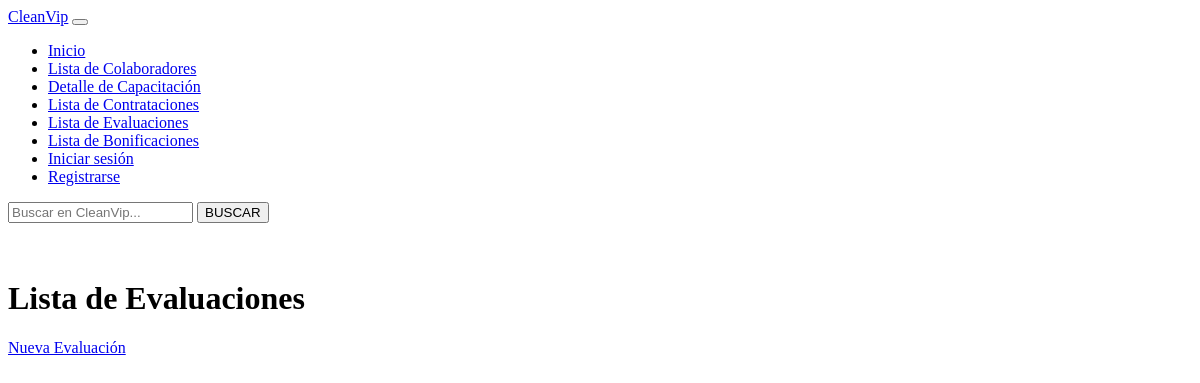
Before: /cleanvip_rh/colaboradores/bonificaciones/evaluaciones/ with the older database file.
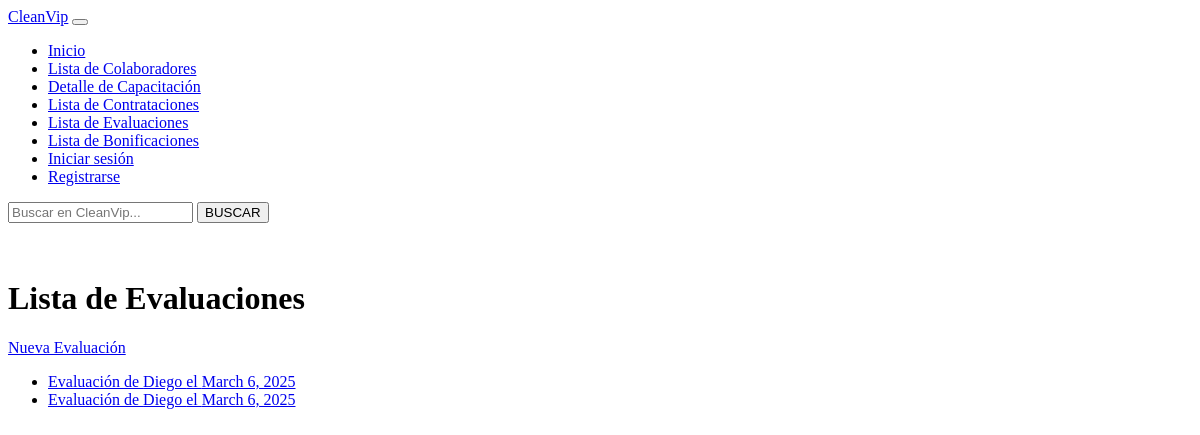
After: the same page with the newer database file.
### bonificaciones/models.py (models this page shows, shortened)
class Evaluacion(models.Model):
    colaborador = models.ForeignKey(Colaborador, on_delete=models.CASCADE, related_name='evaluaciones')
    fecha_evaluacion = models.DateField()
    puntaje = models.IntegerField()
    comentarios = models.TextField(blank=True, null=True)

### colaboradores/models.py (models this page shows, shortened)
class Colaborador(models.Model):
    rut = models.CharField(max_length=12, unique=True, primary_key=True)
    nombre = models.CharField(max_length=255)
    apellido_paterno = models.CharField(max_length=255)
    apellido_materno = models.CharField(max_length=255)
    fecha_nacimiento = models.DateField()
    id_genero = models.ForeignKey('Genero', on_delete=models.CASCADE, db_column='idGenero')
    estado_civil = models.ForeignKey(EstadoCivil, on_delete=models.CASCADE, db_column='idEstadoCivil')
    direccion = models.CharField(max_length=255)
    comuna = models.CharField(max_length=255)
    telefono = models.CharField(max_length=20)
    email = models.EmailField(max_length=255)
    cargo = models.ForeignKey(Cargo, on_delete=models.CASCADE, db_column='idCargo')
    fecha_ingreso = models.DateField()
    sueldo_base = models.DecimalField(max_digits=10, decimal_places=2)
    departamento = models.ForeignKey(Departamentos, on_delete=models.CASCADE, db_column='idDepartamento')
    capacitaciones = models.ManyToManyField(Capacitacion, related_name='colaboradores')

### bonificaciones/views.py (the view)
# urls.py: path('evaluaciones/', evaluacion_list, name='evaluacion_list'),
def evaluacion_list(request):
    evaluaciones = Evaluacion.objects.all()
    return render(request, 'bonificaciones/evaluacion_list.html', {'evaluaciones': evaluaciones})

### bonificaciones/templates/bonificaciones/evaluacion_list.html (shortened to what this page needs)
<!DOCTYPE html>
<html>
<head>
</head>
<body>
<div class="container">
  <nav class="navbar navbar-expand-lg navbar-light bg-light fixed-top">
    <div class="container-fluid">
      <a class="navbar-brand" href="#">CleanVip</a>
      <button class="navbar-toggler" type="button" data-bs-toggle="collapse"
        data-bs-target="#navbarSupportedContent"
        aria-controls="navbarSupportedContent" aria-expanded="false"
        aria-label="Toggle navigation">
      </button>
      <div class="collapse navbar-collapse" id="navbarSupportedContent">
        <ul class="navbar-nav me-auto mb-2 mb-lg-0">
          <li class="nav-item">
            <a class="nav-link" aria-current="page" href="{% url 'home' %}">Inicio</a>
          </li>
          <li class="nav-item">
            <a class="nav-link" href="{% url 'colaboradores_list' %}">Lista de Colaboradores</a>
          </li>
          <li class="nav-item">
            <a class="nav-link" href="{% url 'capacitaciones_list' %}">Detalle de Capacitación</a>
          </li>
          <li class="nav-item">
            <a class="nav-link" href="{% url 'contratacion_list' %}">Lista de Contrataciones</a>
          </li>
          <li class="nav-item">
            <a class="nav-link" href="{% url 'evaluacion_list' %}">Lista de Evaluaciones</a>
          </li>
          <li class="nav-item">
            <a class="nav-link" href="{% url 'bonificacion_list' %}">Lista de Bonificaciones</a>
          </li>
          {% if user.is_authenticated %}
          <p>Welcome, {{ user.username }}</p>
          <li class="nav-item">
            <a class="nav-link" href="{% url 'logout' %}">Cerrar sesión</a>
          </li>
      {% else %}
          <li class="nav-item">
            <a class="nav-link" href="{% url 'login' %}">Iniciar sesión</a>
          </li>
          <li class="nav-item">
            <a class="nav-link" href="{% url 'registro' %}">Registrarse</a>
          </li>
      {% endif %}
        </ul>
        <form class="d-flex my-2 my-lg-0" role="search">
          <input class="form-control me-2" type="search" placeholder="Buscar en CleanVip..." aria-label="Search">
          <button class="btn btn-outline-success" type="submit">BUSCAR</button>
        </form>
      </div>
    </div>
  </nav>
</div>
    <br><br>
    <h1>Lista de Evaluaciones</h1>
    <a href="{% url 'evaluacion_create' %}">Nueva Evaluación</a>
    <ul>
        {% for evaluacion in evaluaciones %}
            <li>
                <a href="{% url 'evaluacion_detail' evaluacion.pk %}">
                    Evaluación de {{ evaluacion.colaborador.nombre }} el {{ evaluacion.fecha_evaluacion }}
                </a>
            </li>
        {% endfor %}
    </ul>
</body>
</html>

Changed rows visible on the page:
added Evaluacion: colaborador.nombre "Diego", fecha_evaluacion "March 6, 2025"
added Evaluacion: colaborador.nombre "Diego", fecha_evaluacion "March 6, 2025"
